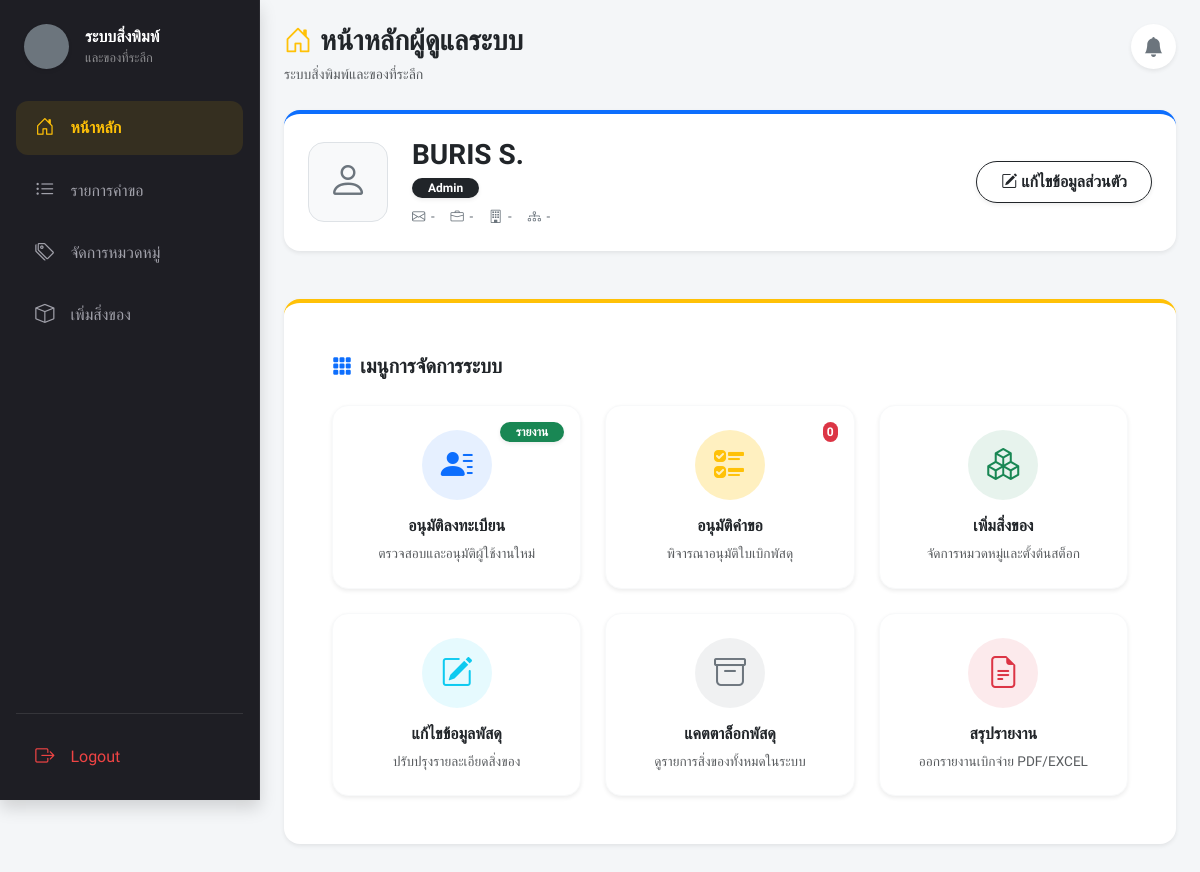
/index.php (signed in), run on the app's committed database.
### tables this page shows
CREATE TABLE `users` (
  `user_id` int(11) NOT NULL,
  `username` varchar(50) NOT NULL,
  `password` varchar(255) NOT NULL,
  `full_name` varchar(100) DEFAULT NULL,
  `email` varchar(150) DEFAULT NULL,
  `department_id` int(11) DEFAULT NULL,
  `sub_department_id` int(11) DEFAULT NULL,
  `employment_type_id` int(11) DEFAULT NULL,
  `position` varchar(100) DEFAULT NULL,
  `phone_number` varchar(20) DEFAULT NULL,
  `role` varchar(20) DEFAULT 'User'
);

### views/admin/home.php (the view, shortened to what this page needs)
<?php
$stmt = $pdo->prepare("SELECT u.*, d.department_name, sd.sub_department_name FROM users u LEFT JOIN departments d ON u.department_id = d.department_id LEFT JOIN sub_departments sd ON u.sub_department_id = sd.sub_department_id WHERE u.user_id = :user_id LIMIT 1");
$stmt->execute([':user_id' => $_SESSION['user_id']]);
$currentUser = $stmt->fetch();
?>
<div class="d-flex justify-content-between align-items-start mb-4">
    <div>
        <h3 class="fw-bolder mb-1 text-dark">
            <i class="bi bi-house-door text-warning me-2"></i>หน้าหลักผู้ดูแลระบบ
        </h3>
        <span class="text-muted small">ระบบสิ่งพิมพ์และของที่ระลึก</span>
    </div>
    <div class="dropdown">
        <button class="btn btn-white bg-white border-0 position-relative shadow-sm rounded-circle p-2" type="button" data-bs-toggle="dropdown" aria-expanded="false" style="width: 45px; height: 45px;">
            <i class="bi bi-bell-fill fs-5 text-secondary"></i>
        </button>
    </div>
</div>
<div class="card border-0 rounded-4 shadow-sm mb-5 border-primary border-top border-4 bg-white">
    <div class="card-body d-flex flex-column flex-md-row justify-content-between align-items-md-center p-4">
        <div class="d-flex align-items-center mb-3 mb-md-0 gap-4">
            <div class="border rounded-4 d-flex justify-content-center align-items-center" style="width: 80px; height: 80px; background-color: #f8f9fa;">
                <i class="bi bi-person fs-1 text-secondary"></i>
            </div>
            <div>
                <h3 class="fw-bolder mb-1 text-dark"><?= mb_strtoupper(htmlspecialchars($currentUser['full_name'] ?? 'BURIS S.')) ?></h3>
                <span class="badge bg-dark fw-bold px-3 py-1 rounded-pill shadow-sm">Admin</span>
                <div class="profile-summary mt-2">
                    <span><i class="bi bi-envelope"></i><?= htmlspecialchars($currentUser['email'] ?? '-') ?></span>
                    <span><i class="bi bi-briefcase"></i><?= htmlspecialchars($currentUser['position'] ?? '-') ?></span>
                    <span><i class="bi bi-building"></i><?= htmlspecialchars($currentUser['department_name'] ?? '-') ?></span>
                    <span><i class="bi bi-diagram-3"></i><?= htmlspecialchars($currentUser['sub_department_name'] ?? '-') ?></span>
                </div>
            </div>
        </div>
        <div>
            <a href="index.php?page=profile" class="btn btn-outline-dark fw-bold px-4 py-2 rounded-pill shadow-sm"><i class="bi bi-pencil-square me-1"></i>แก้ไขข้อมูลส่วนตัว</a>
        </div>
    </div>
</div>
<div class="card border-0 shadow-sm rounded-4 bg-white p-4 p-xl-5 mb-5 border-warning border-top border-4">
    <div class="d-flex align-items-center mb-4">
        <i class="bi bi-grid-3x3-gap-fill fs-5 text-primary me-2"></i>
        <h5 class="fw-bold mb-0 text-dark">เมนูการจัดการระบบ</h5>
    </div>
    <div class="row g-4">
        <div class="col-sm-6 col-lg-4">
            <a href="#" class="text-decoration-none">
                <div class="card border border-light rounded-4 h-100 text-center p-4 hover-shadow transition-all bg-white shadow-sm">
                    <span class="badge bg-success position-absolute top-0 end-0 mt-3 me-3 rounded-pill px-3 shadow-sm">รายงาน</span>
                    <div class="d-flex justify-content-center mb-3">
                        <div class="bg-primary bg-opacity-10 rounded-circle d-flex justify-content-center align-items-center" style="width: 70px; height: 70px;">
                            <i class="bi bi-person-lines-fill fs-2 text-primary"></i>
                        </div>
                    </div>
                    <h6 class="fw-bolder text-dark mb-2">อนุมัติลงทะเบียน</h6>
                    <p class="text-muted small mb-0" style="font-size: 0.85rem;">ตรวจสอบและอนุมัติผู้ใช้งานใหม่</p>
                </div>
            </a>
        </div>
        <div class="col-sm-6 col-lg-4">
            <a href="index.php?page=request_list" class="text-decoration-none">
                <div class="card border border-light rounded-4 h-100 text-center p-4 hover-shadow transition-all bg-white shadow-sm">
                    <span id="card-noti-badge" shadow-sm d-none class="badge bg-danger position-absolute top-0 end-0 mt-3 me-3 rounded-pill px-1     ">0</span>
                    <div class="d-flex justify-content-center mb-3">
                        <div class="bg-warning bg-opacity-25 rounded-circle d-flex justify-content-center align-items-center" style="width: 70px; height: 70px;">
                            <i class="bi bi-ui-checks fs-2 text-warning"></i>
                        </div>
                    </div>
                    <h6 class="fw-bolder text-dark mb-2">อนุมัติคำขอ </h6>
                    <p class="text-muted small mb-0" style="font-size: 0.85rem;">พิจารณาอนุมัติใบเบิกพัสดุ</p>
                </div>
            </a>
        </div>
        <div class="col-sm-6 col-lg-4">
            <a href="index.php?page=manage_items" class="text-decoration-none">
                <div class="card border border-light rounded-4 h-100 text-center p-4 hover-shadow transition-all bg-white shadow-sm">
                    <div class="d-flex justify-content-center mb-3">
                        <div class="bg-success bg-opacity-10 rounded-circle d-flex justify-content-center align-items-center" style="width: 70px; height: 70px;">
                            <i class="bi bi-boxes fs-2 text-success"></i>
                        </div>
                    </div>
                    <h6 class="fw-bolder text-dark mb-2">เพิ่มสิ่งของ</h6>
                    <p class="text-muted small mb-0" style="font-size: 0.85rem;">จัดการหมวดหมู่และตั้งต้นสต็อก</p>
                </div>
            </a>
        </div>
        <div class="col-sm-6 col-lg-4">
            <a href="#" class="text-decoration-none">
                <div class="card border border-light rounded-4 h-100 text-center p-4 hover-shadow transition-all bg-white shadow-sm">
                    <div class="d-flex justify-content-center mb-3">
                        <div class="bg-info bg-opacity-10 rounded-circle d-flex justify-content-center align-items-center" style="width: 70px; height: 70px;">
                            <i class="bi bi-pencil-square fs-2 text-info"></i>
                        </div>
                    </div>
                    <h6 class="fw-bolder text-dark mb-2">แก้ไขข้อมูลพัสดุ</h6>
                    <p class="text-muted small mb-0" style="font-size: 0.85rem;">ปรับปรุงรายละเอียดสิ่งของ</p>
                </div>
            </a>
        </div>
        <div class="col-sm-6 col-lg-4">
            <a href="#" class="text-decoration-none">
                <div class="card border border-light rounded-4 h-100 text-center p-4 hover-shadow transition-all bg-white shadow-sm">
                    <div class="d-flex justify-content-center mb-3">
                        <div class="bg-secondary bg-opacity-10 rounded-circle d-flex justify-content-center align-items-center" style="width: 70px; height: 70px;">
                            <i class="bi bi-archive fs-2 text-secondary"></i>
                        </div>
                    </div>
                    <h6 class="fw-bolder text-dark mb-2">แคตตาล็อกพัสดุ</h6>
                    <p class="text-muted small mb-0" style="font-size: 0.85rem;">ดูรายการสิ่งของทั้งหมดในระบบ</p>
                </div>
            </a>
        </div>
        <div class="col-sm-6 col-lg-4">
            <a href="#" class="text-decoration-none">
                <div class="card border border-light rounded-4 h-100 text-center p-4 hover-shadow transition-all position-relative bg-white shadow-sm">
                    <div class="d-flex justify-content-center mb-3">
                        <div class="bg-danger bg-opacity-10 rounded-circle d-flex justify-content-center align-items-center" style="width: 70px; height: 70px;">
                            <i class="bi bi-file-earmark-text fs-2 text-danger"></i>
                        </div>
                    </div>
                    <h6 class="fw-bolder text-dark mb-2">สรุปรายงาน</h6>
                    <p class="text-muted small mb-0" style="font-size: 0.85rem;">ออกรายงานเบิกจ่าย PDF/EXCEL</p>
                </div>
            </a>
        </div>
    </div>
</div>

### assets/css/style.css (style rules this page uses)
:root { --portal-ink: #1e1e24; --portal-yellow: #ffc107; --portal-surface: #f8f9fa; }
body { background: var(--portal-surface); }

### includes/header.php (style rules this page uses)
body, .container-fluid, .card, .btn, table, input, select { font-family: 'Prompt', sans-serif !important; }
::placeholder { color: #6c757d !important; opacity: 1 !important; }

### views/admin/home.php (style rules this page uses)
.profile-summary { display: flex; flex-wrap: wrap; gap: .45rem 1rem; color: #5f6770; font-size: .83rem; font-weight: 500; }
.profile-summary span { white-space: nowrap; }
.profile-summary i { margin-right: .35rem; color: #6c757d; }
.hover-shadow { transition: transform 0.2s ease-in-out, box-shadow 0.2s ease-in-out; }

### data on the page
users: full_name "BURIS S.", email "-", position "-"

### other printed values
$currentUser['department_name'] "-"
$currentUser['sub_department_name'] "-"
